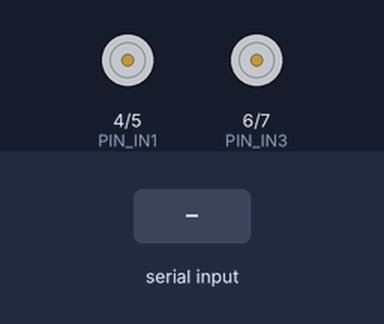
Bench run of a sketch on a simulated Arduino Uno, built with avr-gcc and run on an emulated ATmega328P. Shown: motor-driver pin pairs drawn as motors (green arrow = first pin HIGH = forward, orange = second pin HIGH = backward, longer = more drive). The inputs (shaded band) are chosen by the test bench.

Above: at 1.2 s.
1.3 s: "G" received over the second serial link
At 2.6 s:
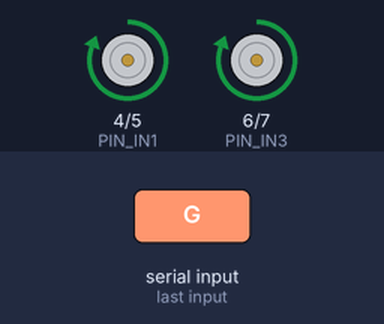
3.8 s: "B" received over the second serial link
At 5.0 s:
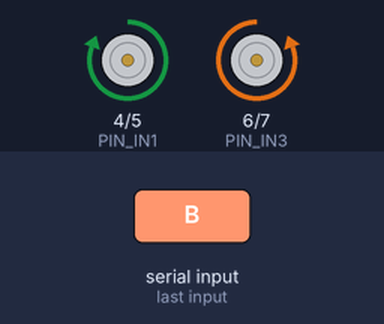
5.3 s: "R" received over the second serial link
At 6.1 s:
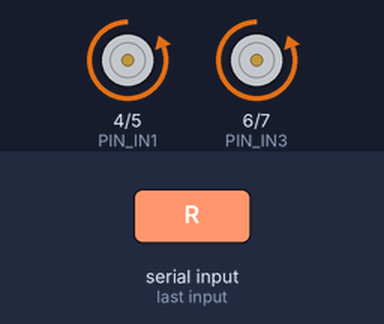
6.8 s: "I" received over the second serial link
9.3 s: "L" received over the second serial link
At 10.3 s:
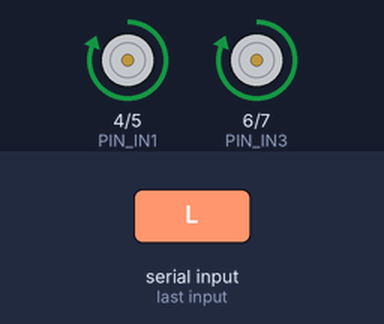
10.8 s: "H" received over the second serial link
At 12.3 s:
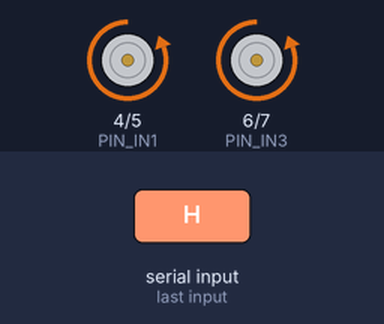
Timing chart, 0 to 13.8 s (numbered marks = the images above; inputs shaded):
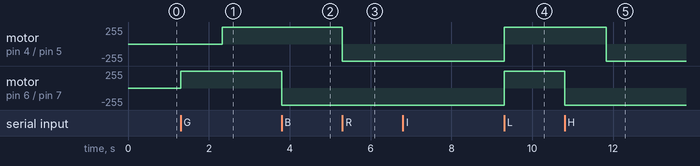

Measured:
- after the input at 1.3 s, motor on pin 4 (PIN_IN1) / pin 5 (PIN_IN2): stopped → forward 255/255 after 1.0 s; motor on pin 6 (PIN_IN3) / pin 7 (PIN_IN4): stopped → forward 255/255 at once
- after the input at 3.8 s, motor on pin 6 (PIN_IN3) / pin 7 (PIN_IN4): forward 255/255 → backward 255/255 at once
- after the input at 5.3 s, motor on pin 4 (PIN_IN1) / pin 5 (PIN_IN2): forward 255/255 → backward 255/255 at once
- after the input at 9.3 s, motor on pin 4 (PIN_IN1) / pin 5 (PIN_IN2), motor on pin 6 (PIN_IN3) / pin 7 (PIN_IN4): backward 255/255 → forward 255/255 at once
- after the input at 10.8 s, motor on pin 4 (PIN_IN1) / pin 5 (PIN_IN2): forward 255/255 → backward 255/255 after 1.0 s; motor on pin 6 (PIN_IN3) / pin 7 (PIN_IN4): forward 255/255 → backward 255/255 at once

The sketch:

Ver3_CarBLE.ino
```cpp
/**
 * Sử dụng App "Bluetooth RC Car" của (Andi.Co)
 * Nhớ lựa chọn "Data Stream Frequency" → On change/touch
 *
 * Các tín hiệu điều khiển xe: ================================================
 * |
 * S       Ko làm gì (stop)  | . Xe đứng yên
 * F       Tiến              | . (Chiều dọc) - Đi tới
 * B       Lùi               | . (Chiều dọc) - Đi lùi
 * L       Trái              | . Xoay ngược chiều kim đồng hồ
 * R       Phải              | . Xoay chiều kim đồng hồ
 * |
 * G       Tiến + Trái       | . Rẽ hướng Tây-Bắc
 * I       Tiến + Phải       | . Rẽ hướng Đông-Bắc
 * H       Lùi  + Trái       | . Rẽ hướng Tây-Nam
 * J       Lùi  + Phải       | . Rẽ hướng Đông-Nam
 * |
 * Trong chế độ nâng cao!
 * Nhấn giữa tổ hợp phím này càng lâu, xe càng rẽ hướng đó nhiều
 *
 * Các tín hiệu điều khiển tốc độ xe: =========================================
 * |
 * 0     Tốc độ MIN (0%)
 * 1     10%
 * 2     20%
 * 3     30%
 * 4     40%
 * 5     50%
 * 6     60%
 * 7     70%
 * 8     80%
 * 9     90%
 * q     Tốc độ MAX (100%)
 * |
 * D     Tắt hết tất cả (stop everything)
 *
 * Các tập lệnh AT cho JDY-33: ================================================
 * |
 * AT            kiểm tra kết nối
 * AT+NAME...    thay đổi tên                          |--> name: CarBLE
 * AT+BAUD...    với 1 set to 1200 bps                 |
 * |                 2 set to 2400   bps               |
 * |                 3 set to 4800   bps               |
 * |                 4 set to 9600   bps (mặc định)    |--> baud rate: 9600 bps
 * |                 5 set to 19200  bps               |
 * |                 6 set to 38400  bps               |
 * |                 7 set to 57600  bps               |
 * |                 8 set to 115200 bps               |
 * AT+PIN...   cài đặt mã PIN (mặc định: 1234)         |--> pass: 1234
 */

/* ------------------------------------------------------------------------- */
/*                                 DEFINE PIN                                */
/* ------------------------------------------------------------------------- */

/**
 * Pin kết nối Module Bluetooth (JDY-33)
 *
 * JDY33 : Arduino
 * STATE - ... none
 * RXD   - D3 (TX Software Serial)
 * TXD   - D2 (RX Software Serial)
 * GND   - GND
 * VCC   - 5V
 * PWRC  - ... none
 */
#define PIN_TX_BLE 2 //! D2
#define PIN_RX_BLE 3 //! D3

/* ------------------------------------------------------------------------- */

/**
 * Pin kết nối Driver L298
 *
 * Phần cấp nguồn cho Driver
 * +12V - ... có thể cấp nguồn trong khoảng 9V~6V
 * GND  - GND
 *
 * Dùng Jumper kết nối (mặc định)
 * ENA  - 5V
 * ENB  - 5V
 *
 * L298 : Arduino
 * IN1  : D4
 * IN2  : D5 (~)
 * IN3  : D6 (~)
 * IN4  : D7
 */
#define PIN_IN1 4 //! D4
#define PIN_IN2 5 //! D5 (~)
#define PIN_IN3 6 //! D6 (~)
#define PIN_IN4 7 //! D7

/* ------------------------------------------------------------------------- */
/*                           DEFINE CONFIG (DRIVER)                          */
/* ------------------------------------------------------------------------- */

// Tốc độ motor, đơn vị PWM (0-255)
#define PER_100 255
#define PER_90 230
#define PER_80 205
#define PER_70 179
#define PER_60 154
#define PER_50 128
#define PER_40 102
#define PER_30 77
#define PER_20 51
#define PER_10 26
#define PER_0 0

/**
 * Đặt giá trị tốc độ xe mặc định ban đầu
 * Khi xe vừa mới khởi động, khoảng [0 : 255]
 */
#define SPEED_DEFAULT PER_100 //!

/**
 * Thông số này được sử dụng trong chế độ nâng cao
 * |
 * Thiết đặt tốc độ thay đổi công suất của bánh xe
 * Khi xe thực hiện việc rẽ trái hoặc rẽ phải
 *
 * Chỉ số càng nhỏ, tốc độ rẽ càng nhanh
 * Giá trị mặc định ban đầu là 6 (ms)
 */
#define TIME_CHANGES 2 //! Đơn vị (ms)

/* ------------------------------------------------------------------------- */
/*                            DEFINE CONFIG (MODE)                           */
/* ------------------------------------------------------------------------- */

/**
 * Tính năng nâng cao:
 * _ Khi nhấn các tổ hợp nút cho xe rẽ trái hoặc phải
 * _ Gồm đi tới rẽ trái/phải ; đi lùi rẽ trái/phải
 * _ Càng giữ nút nhấn lâu, tốc độ rẽ của xe càng nhanh
 *
 * Comment để chọn chế độ cơ bản
 * Uncomment để chọn chế độ nâng cao
 */
#define UPGRADE //!

/* ------------------------------------------------------------------------- */
/*                                  LIBRARY                                  */
/* ------------------------------------------------------------------------- */

#include <SoftwareSerial.h>

/* ------------------------------------------------------------------------- */
/*                                   OBJECT                                  */
/* ------------------------------------------------------------------------- */

SoftwareSerial mySerial(PIN_TX_BLE, PIN_RX_BLE); // RX (Soft), TX (Soft)

/* ------------------------------------------------------------------------- */
/*                                  VARIABLE                                 */
/* ------------------------------------------------------------------------- */

byte blue = 0;             // Nhận dữ liệu qua Bluetooth
int speed = SPEED_DEFAULT; // Tốc độ hiện tại của xe

/**
 * Các biến này được sử dụng trong chế độ nâng cao
 */
#ifdef UPGRADE
bool flag = false;     // Cờ báo cho biết đang nhấn tổ hợp phím
unsigned long capTime; // Lấy thời điểm bắt đầu nhấn tổ hợp phím
int speedChange;       // Lưu tốc độ thay đổi hiện tại của bánh xe
enum DIRECTION         // Cho biết loại tổ hợp phím đang nhấn
{
  GO_LEFT,
  GO_RIGHT,
  BACK_LEFT,
  BACK_RIGHT,
} direction;
#endif

/* ------------------------------------------------------------------------- */
/*                                  FUNCTION                                 */
/* ------------------------------------------------------------------------- */

// Điều khiển Motor bên Phải quay tới
void motorRight_RotateForward(int PWM)
{
  digitalWrite(PIN_IN4, LOW);
  analogWrite(PIN_IN3, PWM);
}

// Điều khiển Motor bên Trái quay tới
void motorLeft_RotateForward(int PWM)
{
  analogWrite(PIN_IN2, PWM);
  digitalWrite(PIN_IN1, LOW);
}

// Điều khiển Motor bên Phải quay lùi
void motorRight_RotateReverse(int PWM)
{
  digitalWrite(PIN_IN4, HIGH);
  analogWrite(PIN_IN3, 255 - PWM);
}

// Điều khiển Motor bên Trái quay lùi
void motorLeft_RotateReverse(int PWM)
{
  analogWrite(PIN_IN2, 255 - PWM);
  digitalWrite(PIN_IN1, HIGH);
}

// Điều khiển Motor bên Phải dừng lại
void motorRight_Stop()
{
  digitalWrite(PIN_IN3, LOW);
  digitalWrite(PIN_IN4, LOW);
}

// Điều khiển Motor bên Trái dừng lại
void motorLeft_Stop()
{
  digitalWrite(PIN_IN1, LOW);
  digitalWrite(PIN_IN2, LOW);
}

/* ------------------------------------------------------------------------- */
/* ------------------------------------------------------------------------- */
/* ------------------------------------------------------------------------- */

/* ------------------- Điều khiển xe di chuyển tùy chỉnh ------------------- */

/**
 * Giá trị tốc độ dương (+), bánh xe quay hướng đi tới
 * Giá trị tốc độ âm (-), bánh xe quay hướng đi lùi
 */
void go_custom(int speedLeft, int speedRight)
{
  // Xử lý motor bên Phải
  if (speedRight >= 0)
    motorRight_RotateForward(speedRight);
  else
    motorRight_RotateReverse(-speedRight);

  // Xử lý motor bên Trái
  if (speedLeft >= 0)
    motorLeft_RotateForward(speedLeft);
  else
    motorLeft_RotateReverse(-speedLeft);
}

/* ------------------------- Điều khiển xe dừng lại ------------------------ */
void stop()
{
  motorRight_Stop();
  motorLeft_Stop();
}

/* ------------------------------------------------------------------------- */
/* ------------------------------------------------------------------------- */
/* ------------------------------------------------------------------------- */

void motor_control()
{
  switch (blue)
  {
  /* ----------------------------- Xe đi thẳng ----------------------------- */
  case 'F':
    go_custom(speed, speed);
#ifdef UPGRADE
    flag = false;
#endif
    break;
  /* ------------------------------ Xe đi lùi ------------------------------ */
  case 'B':
    go_custom(-speed, -speed);
#ifdef UPGRADE
    flag = false;
#endif
    break;
  /* ---------------- Xe xoay trái (ngược chiều kim đồng hồ) --------------- */
  case 'L':
    go_custom(-speed, speed);
#ifdef UPGRADE
    flag = false;
#endif
    break;
  /* ---------------- Xe xoay phải (cùng chiều kim đồng hồ) ---------------- */
  case 'R':
    go_custom(speed, -speed);
#ifdef UPGRADE
    flag = false;
#endif
    break;
  /* ------------------------- Xe đi thẳng rẽ trái ------------------------- */
  case 'G':
#ifdef UPGRADE
    speedChange = speed;
    direction = GO_LEFT;
    flag = true;
#else
    go_custom(0, speed);
#endif
    break;
  /* ------------------------- Xe đi thẳng rẽ phải ------------------------- */
  case 'I':
#ifdef UPGRADE
    speedChange = speed;
    direction = GO_RIGHT;
    flag = true;
#else
    go_custom(speed, 0);
#endif
    break;
  /* -------------------------- Xe đi lùi rẽ trái -------------------------- */
  case 'H':
#ifdef UPGRADE
    speedChange = -speed;
    direction = BACK_LEFT;
    flag = true;
#else
    go_custom(0, -speed);
#endif
    break;
  /* -------------------------- Xe đi lùi rẽ phải -------------------------- */
  case 'J':
#ifdef UPGRADE
    speedChange = -speed;
    direction = BACK_RIGHT;
    flag = true;
#else
    go_custom(-speed, 0);
#endif
    break;
  /* ------------------------- Điều chỉnh tốc độ xe ------------------------ */
  case '0':
    speed = PER_0;
    break;
  case '1':
    speed = PER_10;
    break;
  case '2':
    speed = PER_20;
    break;
  case '3':
    speed = PER_30;
    break;
  case '4':
    speed = PER_40;
    break;
  case '5':
    speed = PER_50;
    break;
  case '6':
    speed = PER_60;
    break;
  case '7':
    speed = PER_70;
    break;
  case '8':
    speed = PER_80;
    break;
  case '9':
    speed = PER_90;
    break;
  case 'q':
    speed = PER_100;
    break;
  /* ------------------------ Dừng xe (ko làm gì cả) ----------------------- */
  case 'D':
  case 'S':
    stop();
#ifdef UPGRADE
    flag = false;
#endif
    break;
  /* ------------------------- Các trường hợp khác ------------------------- */
  default:
    break;
  }
}

/* ------------------------------------------------------------------------- */
/*                                RUN ONE TIME                               */
/* ------------------------------------------------------------------------- */

void setup()
{
  // Bật kênh truyền Bluetooth
  mySerial.begin(9600);

  // Thiết đặt các chân điều khiển Driver
  pinMode(PIN_IN1, OUTPUT);
  pinMode(PIN_IN2, OUTPUT);
  pinMode(PIN_IN3, OUTPUT);
  pinMode(PIN_IN4, OUTPUT);
}

/* ------------------------------------------------------------------------- */
/*                                    MAIN                                   */
/* ------------------------------------------------------------------------- */

void loop()
{
  // Nếu có dữ liệu BLE gửi về thì đọc
  if (mySerial.available() > 0)
  {
    // Đọc dữ liệu
    blue = mySerial.read();
    // Xử lý dữ liệu và điều khiển xe
    motor_control();
  }

// Dùng cho tính năng nâng cao
#ifdef UPGRADE
  if (flag)
  {
    if (millis() - capTime >= TIME_CHANGES)
    {
      // Cập nhập time
      capTime = millis();

      // Chỉnh tốc độ
      switch (direction)
      {
      case GO_LEFT: // [+speed → -speed]
        speedChange--;
        speedChange = constrain(speedChange, -speed, speed);
        go_custom(speedChange, speed);
        break;
      case GO_RIGHT: // [+speed → -speed]
        speedChange--;
        speedChange = constrain(speedChange, -speed, speed);
        go_custom(speed, speedChange);
        break;
      case BACK_LEFT: // [-speed → +speed]
        speedChange++;
        speedChange = constrain(speedChange, -speed, speed);
        go_custom(speedChange, -speed);
        break;
      case BACK_RIGHT: // [-speed → +speed]
        speedChange++;
        speedChange = constrain(speedChange, -speed, speed);
        go_custom(-speed, speedChange);
        break;
      }
    }
  }
#endif
}
```
